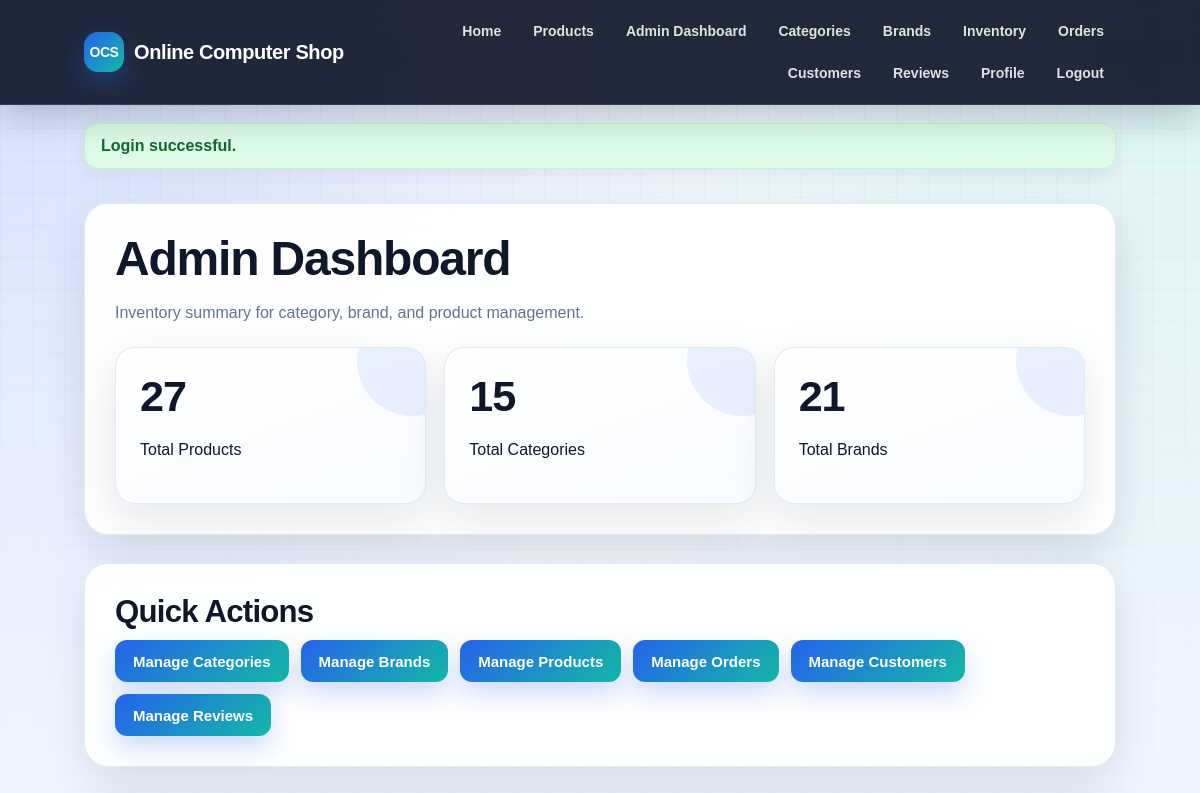
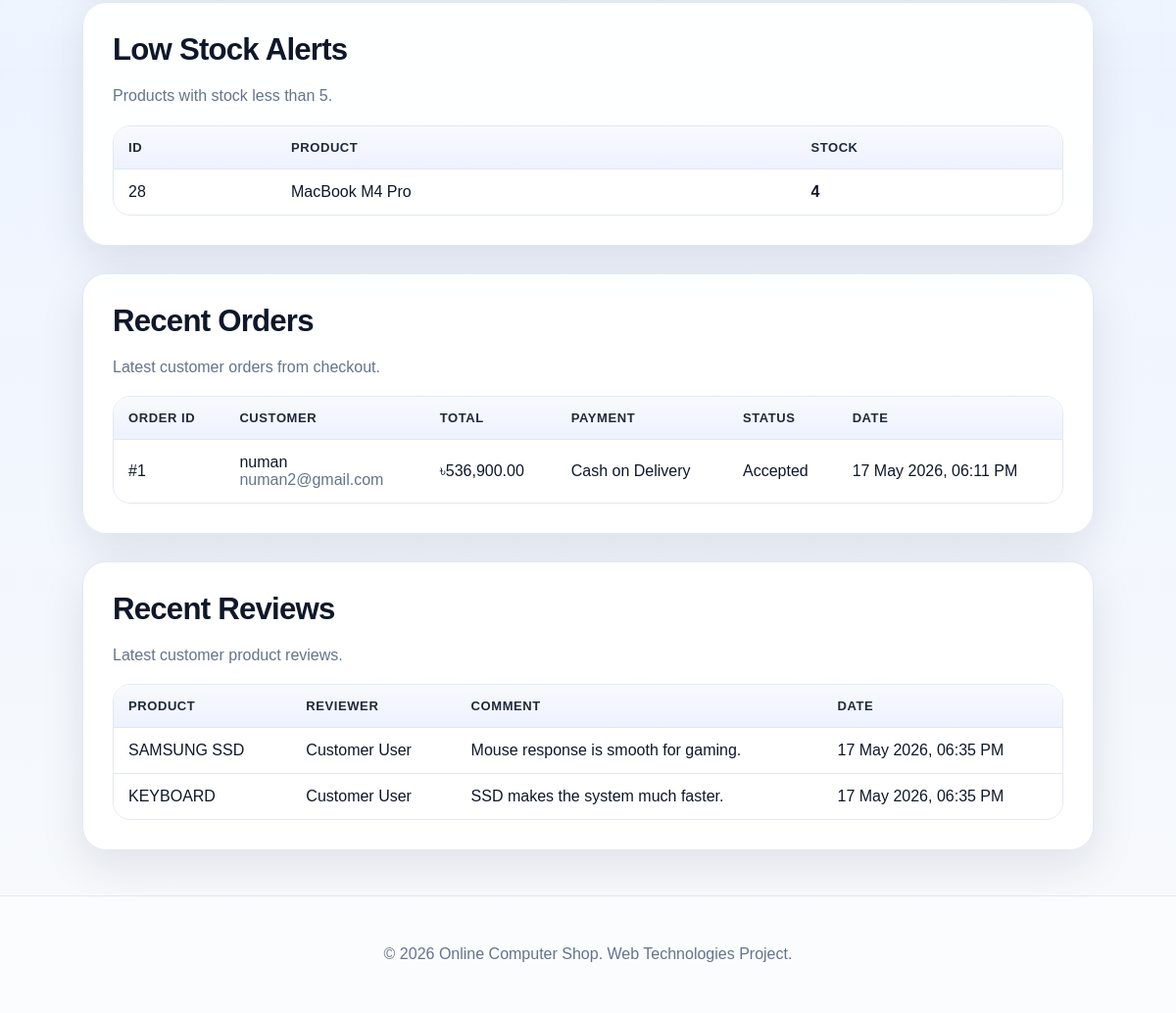
Screenshot of /index.php?page=admin-dashboard (signed in) with the database file from the repository (2 pictures, top to bottom).
### tables this page shows
CREATE TABLE `products` (
  `id` int(11) NOT NULL,
  `name` varchar(100) DEFAULT NULL,
  `description` text DEFAULT NULL,
  `manufacturer_review` text DEFAULT NULL,
  `price` decimal(10,2) DEFAULT NULL,
  `category_id` int(11) DEFAULT NULL,
  `brand_id` int(11) DEFAULT NULL,
  `image_path` varchar(255) DEFAULT NULL,
  `stock` int(11) DEFAULT NULL,
  `created_at` timestamp NOT NULL DEFAULT current_timestamp()
);

CREATE TABLE `orders` (
  `id` int(11) NOT NULL,
  `user_id` int(11) DEFAULT NULL,
  `total_amount` decimal(10,2) DEFAULT NULL,
  `payment_method` enum('cash_on_delivery','online_wallet') DEFAULT NULL,
  `status` varchar(50) DEFAULT NULL,
  `order_date` timestamp NOT NULL DEFAULT current_timestamp()
);

CREATE TABLE `users` (
  `id` int(11) NOT NULL,
  `name` varchar(100) DEFAULT NULL,
  `email` varchar(100) DEFAULT NULL,
  `password_hash` varchar(255) DEFAULT NULL,
  `role` enum('admin','customer') DEFAULT NULL,
  `profile_picture` varchar(255) DEFAULT NULL,
  `created_at` timestamp NOT NULL DEFAULT current_timestamp(),
  `password` varchar(255) DEFAULT NULL,
  `profile_pic` varchar(255) DEFAULT NULL,
  `remember_token` text DEFAULT NULL
);

CREATE TABLE `reviews` (
  `id` int(11) NOT NULL,
  `product_id` int(11) DEFAULT NULL,
  `user_id` int(11) DEFAULT NULL,
  `reviewer_name` varchar(100) DEFAULT NULL,
  `comment` text DEFAULT NULL,
  `created_at` timestamp NOT NULL DEFAULT current_timestamp()
);

### controllers/AdminController.php (called while the page is built, shortened)
<?php
require_once __DIR__ . '/../models/ProductModel.php';
require_once __DIR__ . '/../models/ReviewModel.php';
require_once __DIR__ . '/../models/OrderModel.php';
function show_admin_dashboard($conn) {
    $totalProducts = count_all_products($conn);
    $totalCategories = count_all_categories($conn);
    $totalBrands = count_all_brands($conn);
    $lowStockProducts = get_low_stock_products($conn, 10);
    $recentOrders = get_recent_orders($conn, 5);
    $recentReviews = get_recent_reviews($conn, 5);
    require __DIR__ . '/../views/admin/dashboard.php';
}

### models/ProductModel.php (called while the page is built, shortened)
<?php
function count_all_products($conn) {
    $result = $conn->query("SELECT COUNT(*) AS total FROM products");
    $row = $result->fetch_assoc();
    return (int)$row['total'];
}
function count_all_categories($conn) {
    $result = $conn->query("SELECT COUNT(*) AS total FROM categories");
    $row = $result->fetch_assoc();
    return (int)$row['total'];
}
function count_all_brands($conn) {
    $result = $conn->query("SELECT COUNT(*) AS total FROM brands");
    $row = $result->fetch_assoc();
    return (int)$row['total'];
}
function get_low_stock_products($conn, $limit = 10) {
    $stmt = $conn->prepare("SELECT id, name, stock FROM products WHERE stock < 5 ORDER BY stock ASC, name ASC LIMIT ?");
    $stmt->bind_param("i", $limit);
    $stmt->execute();
    $result = $stmt->get_result();
    $products = [];
    while ($row = $result->fetch_assoc()) {
        $products[] = $row;
    }
    return $products;
}

### config/session.php (called while the page is built, shortened)
<?php
function e($value) {
    return htmlspecialchars((string)($value ?? ''), ENT_QUOTES, 'UTF-8');
}
function payment_method_label($method) {
    $labels = [
        'cash_on_delivery' => 'Cash on Delivery',
        'bkash' => 'bKash',
        'nagad' => 'Nagad',
        'dbbl' => 'DBBL / Rocket',
        'online_wallet' => 'Online Wallet'
    ];
    if (isset($labels[$method])) {
        return $labels[$method];
    }
    return ucwords(str_replace('_', ' ', (string)$method));
}

### models/OrderModel.php (called while the page is built, shortened)
<?php
function get_recent_orders($conn, $limit = 5) {
    $stmt = $conn->prepare("SELECT o.id, o.user_id, o.total_amount, o.payment_method, o.status, o.order_date,
                                   u.name AS customer_name, u.email AS customer_email
                            FROM orders o
                            INNER JOIN users u ON o.user_id = u.id
                            ORDER BY o.order_date DESC
                            LIMIT ?");
    $stmt->bind_param("i", $limit);
    $stmt->execute();
    $result = $stmt->get_result();
    $orders = [];
    while ($row = $result->fetch_assoc()) {
        $orders[] = $row;
    }
    return $orders;
}

### models/ReviewModel.php (called while the page is built, shortened)
<?php
function get_recent_reviews($conn, $limit = 5) {
    $stmt = $conn->prepare("SELECT r.id, r.reviewer_name, r.comment, r.created_at,
                                   p.name AS product_name
                            FROM reviews r
                            INNER JOIN products p ON r.product_id = p.id
                            ORDER BY r.created_at DESC
                            LIMIT ?");
    $stmt->bind_param("i", $limit);
    $stmt->execute();
    $result = $stmt->get_result();
    $reviews = [];
    while ($row = $result->fetch_assoc()) {
        $reviews[] = $row;
    }
    return $reviews;
}

### views/admin/dashboard.php (the view)
<?php require __DIR__ . '/../layouts/header.php'; ?>
<?php require __DIR__ . '/../layouts/navbar.php'; ?>
<main class="container">
    <section class="section">
        <h1>Admin Dashboard</h1>
        <p class="muted">Inventory summary for category, brand, and product management.</p>
        <div class="dashboard-grid">
            <div class="stat-card">
                <h2><?= e($totalProducts) ?></h2>
                <p>Total Products</p>
            </div>
            <div class="stat-card">
                <h2><?= e($totalCategories) ?></h2>
                <p>Total Categories</p>
            </div>
            <div class="stat-card">
                <h2><?= e($totalBrands) ?></h2>
                <p>Total Brands</p>
            </div>
        </div>
    </section>
    <section class="section">
        <h2>Quick Actions</h2>
        <div class="action-row">
            <a class="button-link" href="index.php?page=admin-categories">Manage Categories</a>
            <a class="button-link" href="index.php?page=admin-brands">Manage Brands</a>
            <a class="button-link" href="index.php?page=admin-products">Manage Products</a>
            <a class="button-link" href="index.php?page=admin-orders">Manage Orders</a>
            <a class="button-link" href="index.php?page=admin-customers">Manage Customers</a>
            <a class="button-link" href="index.php?page=admin-reviews">Manage Reviews</a>
        </div>
    </section>
    <section class="section">
        <h2>Low Stock Alerts</h2>
        <p class="muted">Products with stock less than 5.</p>
        <?php if (empty($lowStockProducts)): ?>
            <p>No low-stock product found.</p>
        <?php else: ?>
            <div class="table-wrap">
                <table>
                    <thead>
                        <tr>
                            <th>ID</th>
                            <th>Product</th>
                            <th>Stock</th>
                        </tr>
                    </thead>
                    <tbody>
                        <?php foreach ($lowStockProducts as $product): ?>
                            <tr>
                                <td><?= e($product['id']) ?></td>
                                <td><?= e($product['name']) ?></td>
                                <td><strong><?= e($product['stock']) ?></strong></td>
                            </tr>
                        <?php endforeach; ?>
                    </tbody>
                </table>
            </div>
        <?php endif; ?>
    </section>
    <section class="section">
        <h2>Recent Orders</h2>
        <p class="muted">Latest customer orders from checkout.</p>
        <?php if (empty($recentOrders)): ?>
            <p>No recent order found.</p>
        <?php else: ?>
            <div class="table-wrap">
                <table>
                    <thead>
                        <tr>
                            <th>Order ID</th>
                            <th>Customer</th>
                            <th>Total</th>
                            <th>Payment</th>
                            <th>Status</th>
                            <th>Date</th>
                        </tr>
                    </thead>
                    <tbody>
                        <?php foreach ($recentOrders as $order): ?>
                            <tr>
                                <td>#<?= e($order['id']) ?></td>
                                <td><?= e($order['customer_name']) ?><br><span class="meta"><?= e($order['customer_email']) ?></span></td>
                                <td>৳<?= number_format((float)$order['total_amount'], 2) ?></td>
                                <td><?= e(payment_method_label($order['payment_method'])) ?></td>
                                <td><?= e(ucfirst($order['status'])) ?></td>
                                <td><?= e(date('d M Y, h:i A', strtotime($order['order_date']))) ?></td>
                            </tr>
                        <?php endforeach; ?>
                    </tbody>
                </table>
            </div>
        <?php endif; ?>
    </section>
    <section class="section">
        <h2>Recent Reviews</h2>
        <p class="muted">Latest customer product reviews.</p>
        <?php if (empty($recentReviews)): ?>
            <p>No recent review found.</p>
        <?php else: ?>
            <div class="table-wrap">
                <table>
                    <thead>
                        <tr>
                            <th>Product</th>
                            <th>Reviewer</th>
                            <th>Comment</th>
                            <th>Date</th>
                        </tr>
                    </thead>
                    <tbody>
                        <?php foreach ($recentReviews as $review): ?>
                            <tr>
                                <td><?= e($review['product_name']) ?></td>
                                <td><?= e($review['reviewer_name']) ?></td>
                                <td><?= e($review['comment']) ?></td>
                                <td><?= e(date('d M Y, h:i A', strtotime($review['created_at']))) ?></td>
                            </tr>
                        <?php endforeach; ?>
                    </tbody>
                </table>
            </div>
        <?php endif; ?>
    </section>
</main>
<?php require __DIR__ . '/../layouts/footer.php'; ?>

### public/css/base.css (style rules this page uses)
:root { --primary: #2563eb; --primary-dark: #1d4ed8; --primary-soft: #dbeafe; --secondary: #14b8a6; --accent: #f97316; --danger: #dc2626; --danger-dark: #991b1b; --success: #16a34a; --success-dark: #166534; --warning: #f59e0b; --text: #0f172a; --text-soft: #475569; --muted: #64748b; --line: #e2e8f0; --surface: #ffffff; --surface-soft: #f8fafc; --surface-tint: #eff6ff; --shadow-sm: 0 8px 22px rgba(15, 23, 42, 0.06); --shadow-md: 0 16px 45px rgba(15, 23, 42, 0.10); --shadow-lg: 0 24px 70px rgba(15, 23, 42, 0.16); --radius-sm: 10px; --radius-md: 16px; --radius-lg: 24px; --max-width: 1180px; }
* { box-sizing: border-box; }
html { scroll-behavior: smooth; }
body { margin: 0; min-height: 100vh; font-family: Arial, Helvetica, sans-serif; color: var(--text); background: radial-gradient(circle at top left, rgba(37, 99, 235, 0.16), transparent 35%), radial-gradient(circle at top right, rgba(20, 184, 166, 0.12), transparent 35%), linear-gradient(180deg, #f8fbff 0%, #eef4ff 48%, #f8fafc 100%); }
body::before { content: ""; position: fixed; inset: 0; pointer-events: none; background-image: linear-gradient(rgba(15, 23, 42, 0.035) 1px, transparent 1px), linear-gradient(90deg, rgba(15, 23, 42, 0.035) 1px, transparent 1px); background-size: 32px 32px; mask-image: linear-gradient(to bottom, rgba(0, 0, 0, 0.7), transparent 55%); z-index: -1; }
a { color: var(--primary); text-decoration: none; transition: color 0.2s ease, transform 0.2s ease, background 0.2s ease, box-shadow 0.2s ease; }
h1, h2, h3 { color: var(--text); letter-spacing: -0.025em; }
h1 { font-size: clamp(2rem, 4vw, 3.6rem); line-height: 1.05; margin: 0 0 12px; }
h2 { font-size: clamp(1.45rem, 2.6vw, 2.1rem); margin: 0 0 10px; }
p { line-height: 1.65; }

### public/css/layout.css (style rules this page uses)
.container { width: 86%; max-width: var(--max-width); margin: 34px auto; }
.hero-card, .section, .filter-card, .cart-card, .detail-layout, .form-card { border: 1px solid rgba(226, 232, 240, 0.95); background: rgba(255, 255, 255, 0.94); box-shadow: var(--shadow-md); backdrop-filter: blur(10px); }
.section { margin-top: 28px; border-radius: var(--radius-lg); padding: clamp(20px, 3vw, 30px); }

### public/css/components.css (style rules this page uses)
button, .button-link, .primary-btn, .button-secondary, .mini-btn, .danger-btn { display: inline-flex; align-items: center; justify-content: center; gap: 8px; min-height: 42px; border: 0; border-radius: 12px; padding: 11px 18px; font-size: 15px; font-weight: 800; line-height: 1; cursor: pointer; transition: transform 0.18s ease, box-shadow 0.18s ease, background 0.18s ease, color 0.18s ease, border-color 0.18s ease; }
button, .button-link, .primary-btn { color: #ffffff; background: linear-gradient(135deg, var(--primary), var(--secondary)); box-shadow: 0 12px 26px rgba(37, 99, 235, 0.23); }
.muted, .help, .meta, .small-note { color: var(--muted); }
.action-row, .actions { display: flex; flex-wrap: wrap; align-items: center; gap: 12px; }
.table-wrap { width: 100%; overflow-x: auto; border-radius: 18px; border: 1px solid var(--line); background: #ffffff; }
table { width: 100%; border-collapse: collapse; background: #ffffff; }
th, td { padding: 14px 15px; border-bottom: 1px solid var(--line); text-align: left; vertical-align: middle; }
th { color: #1e293b; background: linear-gradient(180deg, #f8fafc, #eef2ff); font-size: 13px; text-transform: uppercase; letter-spacing: 0.045em; }
tr:last-child td { border-bottom: 0; }

### public/css/pages.css (style rules this page uses)
.dashboard-grid, .summary-grid { display: grid; grid-template-columns: repeat(auto-fit, minmax(190px, 1fr)); gap: 18px; margin-top: 20px; }
.stat-card { position: relative; overflow: hidden; border: 1px solid rgba(226, 232, 240, 0.95); border-radius: 20px; padding: 24px; background: linear-gradient(160deg, #ffffff, #f8fbff); box-shadow: var(--shadow-md); }
.stat-card::after { content: ""; position: absolute; right: -42px; top: -42px; width: 110px; height: 110px; border-radius: 50%; background: rgba(37, 99, 235, 0.09); }
.stat-card h2 { position: relative; z-index: 1; margin: 0 0 8px; font-size: clamp(2rem, 4vw, 2.7rem); }

### rows the page displays
products: id "28", name "MacBook M4 Pro", stock "4"
orders: id "1", user.name "numan", user.email "numan2@gmail.com", total_amount "536,900.00", payment_method "Cash on Delivery", status "Accepted", order_date "17 May 2026, 06:11 PM"
reviews: product.name "SAMSUNG SSD", reviewer_name "Customer User", comment "Mouse response is smooth for gaming.", created_at "17 May 2026, 06:35 PM"
reviews: product.name "KEYBOARD", reviewer_name "Customer User", comment "SSD makes the system much faster.", created_at "17 May 2026, 06:35 PM"

### other values shown
$flash['message'] "Login successful."
$totalProducts "27"
$totalCategories "15"
$totalBrands "21"
